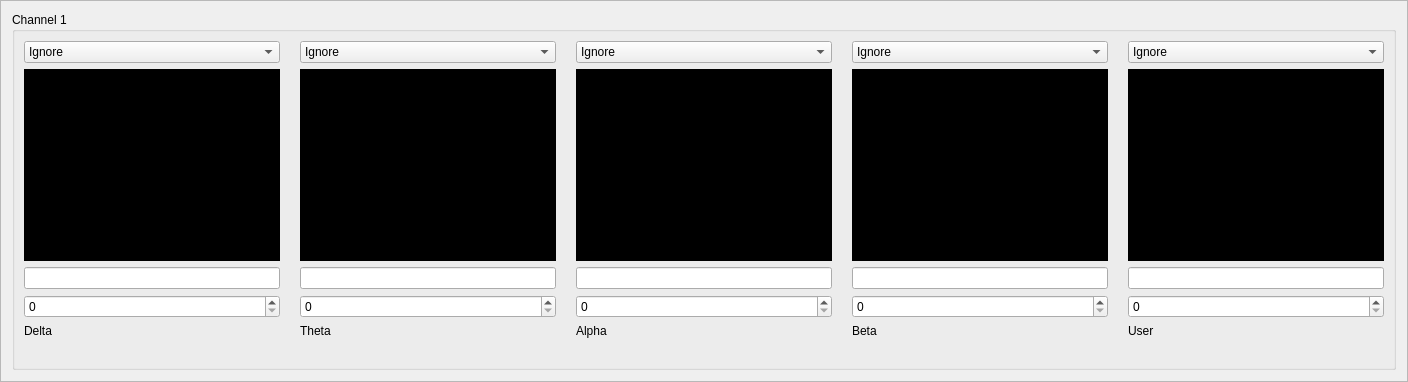
            <widget class="QFrame" name="frame_3">
             <property name="frameShape">
              <enum>QFrame::StyledPanel</enum>
             </property>
             <property name="frameShadow">
              <enum>QFrame::Raised</enum>
             </property>
             <layout class="QGridLayout" name="gridLayout_2">
              <item row="0" column="0">
               <widget class="QGroupBox" name="groupBox_4">
                <property name="title">
                 <string>Channel 1</string>
                </property>
                <layout class="QGridLayout" name="gridLayout_3">
                 <item row="1" column="0">
                  <layout class="QHBoxLayout" name="horizontalLayout_2">
                   <property name="spacing">
                    <number>20</number>
                   </property>
                   <item>
                    <widget class="QGraphicsView" name="graphicsView_3">
                     <property name="styleSheet">
                      <string notr="true">background-color: rgb(0, 0, 0);</string>
                     </property>
                     <property name="backgroundBrush">
                      <brush brushstyle="SolidPattern">
                       <color alpha="255">
                        <red>0</red>
                        <green>0</green>
                        <blue>0</blue>
                       </color>
                      </brush>
                     </property>
                     <property name="interactive">
                      <bool>true</bool>
                     </property>
                    </widget>
                   </item>
                   <item>
                    <widget class="QGraphicsView" name="graphicsView_4">
                     <property name="styleSheet">
                      <string notr="true">background-color: rgb(0, 0, 0);</string>
                     </property>
                     <property name="backgroundBrush">
                      <brush brushstyle="SolidPattern">
                       <color alpha="255">
                        <red>0</red>
                        <green>0</green>
                        <blue>0</blue>
                       </color>
                      </brush>
                     </property>
                     <property name="interactive">
                      <bool>true</bool>
                     </property>
                    </widget>
                   </item>
                   <item>
                    <widget class="QGraphicsView" name="graphicsView_5">
                     <property name="styleSheet">
                      <string notr="true">background-color: rgb(0, 0, 0);</string>
                     </property>
                     <property name="backgroundBrush">
                      <brush brushstyle="SolidPattern">
                       <color alpha="255">
                        <red>0</red>
                        <green>0</green>
                        <blue>0</blue>
                       </color>
                      </brush>
                     </property>
                     <property name="interactive">
                      <bool>true</bool>
                     </property>
                    </widget>
                   </item>
                   <item>
                    <widget class="QGraphicsView" name="graphicsView_6">
                     <property name="styleSheet">
                      <string notr="true">background-color: rgb(0, 0, 0);</string>
                     </property>
                     <property name="backgroundBrush">
                      <brush brushstyle="SolidPattern">
                       <color alpha="255">
                        <red>0</red>
                        <green>0</green>
                        <blue>0</blue>
                       </color>
                      </brush>
                     </property>
                     <property name="interactive">
                      <bool>true</bool>
                     </property>
                    </widget>
                   </item>
                   <item>
                    <widget class="QGraphicsView" name="graphicsView_7">
                     <property name="styleSheet">
                      <string notr="true">background-color: rgb(0, 0, 0);</string>
                     </property>
                     <property name="backgroundBrush">
                      <brush brushstyle="SolidPattern">
                       <color alpha="255">
                        <red>0</red>
                        <green>0</green>
                        <blue>0</blue>
                       </color>
                      </brush>
                     </property>
                     <property name="interactive">
                      <bool>true</bool>
                     </property>
                    </widget>
                   </item>
                  </layout>
                 </item>
                 <item row="2" column="0">
                  <layout class="QHBoxLayout" name="horizontalLayout_3">
                   <property name="spacing">
                    <number>20</number>
                   </property>
                   <item>
                    <widget class="QLineEdit" name="lE1Ch1_Control">
                     <property name="readOnly">
                      <bool>true</bool>
                     </property>
                    </widget>
                   </item>
                   <item>
                    <widget class="QLineEdit" name="lE2Ch1_Control">
                     <property name="readOnly">
                      <bool>true</bool>
                     </property>
                    </widget>
                   </item>
                   <item>
                    <widget class="QLineEdit" name="lE3Ch1_Control">
                     <property name="readOnly">
                      <bool>true</bool>
                     </property>
                    </widget>
                   </item>
                   <item>
                    <widget class="QLineEdit" name="lE4Ch1_Control">
                     <property name="readOnly">
                      <bool>true</bool>
                     </property>
                    </widget>
                   </item>
                   <item>
                    <widget class="QLineEdit" name="lE5Ch1_Control">
                     <property name="readOnly">
                      <bool>true</bool>
                     </property>
                    </widget>
                   </item>
                  </layout>
                 </item>
                 <item row="3" column="0">
                  <layout class="QHBoxLayout" name="horizontalLayout_4">
                   <property name="spacing">
                    <number>20</number>
                   </property>
                   <item>
                    <widget class="QSpinBox" name="sB1Ch1_Control"/>
                   </item>
                   <item>
                    <widget class="QSpinBox" name="sB2Ch1_Control"/>
                   </item>
                   <item>
                    <widget class="QSpinBox" name="sB3Ch1_Control"/>
                   </item>
                   <item>
                    <widget class="QSpinBox" name="sB4Ch1_Control"/>
                   </item>
                   <item>
                    <widget class="QSpinBox" name="sB5Ch1_Control"/>
                   </item>
                  </layout>
                 </item>
                 <item row="4" column="0">
                  <layout class="QHBoxLayout" name="horizontalLayout_5">
                   <property name="spacing">
                    <number>20</number>
                   </property>
                   <item>
                    <widget class="QLabel" name="label">
                     <property name="text">
                      <string>Delta</string>
                     </property>
                    </widget>
                   </item>
                   <item>
                    <widget class="QLabel" name="label_2">
                     <property name="text">
                      <string>Theta</string>
                     </property>
                    </widget>
                   </item>
                   <item>
                    <widget class="QLabel" name="label_10">
                     <property name="text">
                      <string>Alpha</string>
                     </property>
                    </widget>
                   </item>
                   <item>
                    <widget class="QLabel" name="label_75">
                     <property name="text">
                      <string>Beta</string>
                     </property>
                    </widget>
                   </item>
                   <item>
                    <widget class="QLabel" name="label_76">
                     <property name="text">
                      <string>User</string>
                     </property>
                    </widget>
                   </item>
                  </layout>
                 </item>
                 <item row="0" column="0">
                  <layout class="QHBoxLayout" name="horizontalLayout">
                   <property name="spacing">
                    <number>20</number>
                   </property>
                   <item>
                    <widget class="QComboBox" name="cB1Ch1_Control">
                     <property name="styleSheet">
                      <string notr="true">width:20px;</string>
                     </property>
                     <item>
                      <property name="text">
                       <string>Ignore</string>
                      </property>
                     </item>
                     <item>
                      <property name="text">
                       <string>Go</string>
                      </property>
                     </item>
                     <item>
                      <property name="text">
                       <string>Stop</string>
                      </property>
                     </item>
                    </widget>
                   </item>
                   <item>
                    <widget class="QComboBox" name="cB2Ch1_Control">
                     <property name="styleSheet">
                      <string notr="true">width:20px;</string>
                     </property>
                     <item>
                      <property name="text">
                       <string>Ignore</string>
                      </property>
                     </item>
                     <item>
                      <property name="text">
                       <string>Go</string>
                      </property>
                     </item>
                     <item>
                      <property name="text">
                       <string>Stop</string>
                      </property>
                     </item>
                    </widget>
                   </item>
                   <item>
                    <widget class="QComboBox" name="cB3Ch1_Control">
                     <item>
                      <property name="text">
                       <string>Ignore</string>
                      </property>
                     </item>
                     <item>
                      <property name="text">
                       <string>Go</string>
                      </property>
                     </item>
                     <item>
                      <property name="text">
                       <string>Stop</string>
                      </property>
                     </item>
                    </widget>
                   </item>
                   <item>
                    <widget class="QComboBox" name="cB4Ch1_Control">
                     <item>
                      <property name="text">
                       <string>Ignore</string>
                      </property>
                     </item>
                     <item>
                      <property name="text">
                       <string>Go</string>
                      </property>
                     </item>
                     <item>
                      <property name="text">
                       <string>Stop</string>
                      </property>
                     </item>
                    </widget>
                   </item>
                   <item>
                    <widget class="QComboBox" name="cB5Ch1_Control">
                     <item>
                      <property name="text">
                       <string>Ignore</string>
                      </property>
                     </item>
                     <item>
                      <property name="text">
                       <string>Go</string>
                      </property>
                     </item>
                     <item>
                      <property name="text">
                       <string>Stop</string>
                      </property>
                     </item>
                    </widget>
                   </item>
                  </layout>
                 </item>
                 <item row="5" column="0">
                  <spacer name="verticalSpacer">
                   <property name="orientation">
                    <enum>Qt::Vertical</enum>
                   </property>
                   <property name="sizeType">
                    <enum>QSizePolicy::Fixed</enum>
                   </property>
                   <property name="sizeHint" stdset="0">
                    <size>
                     <width>20</width>
                     <height>20</height>
                    </size>
                   </property>
                  </spacer>
                 </item>
                </layout>
               </widget>
              </item>
             </layout>
            </widget>
